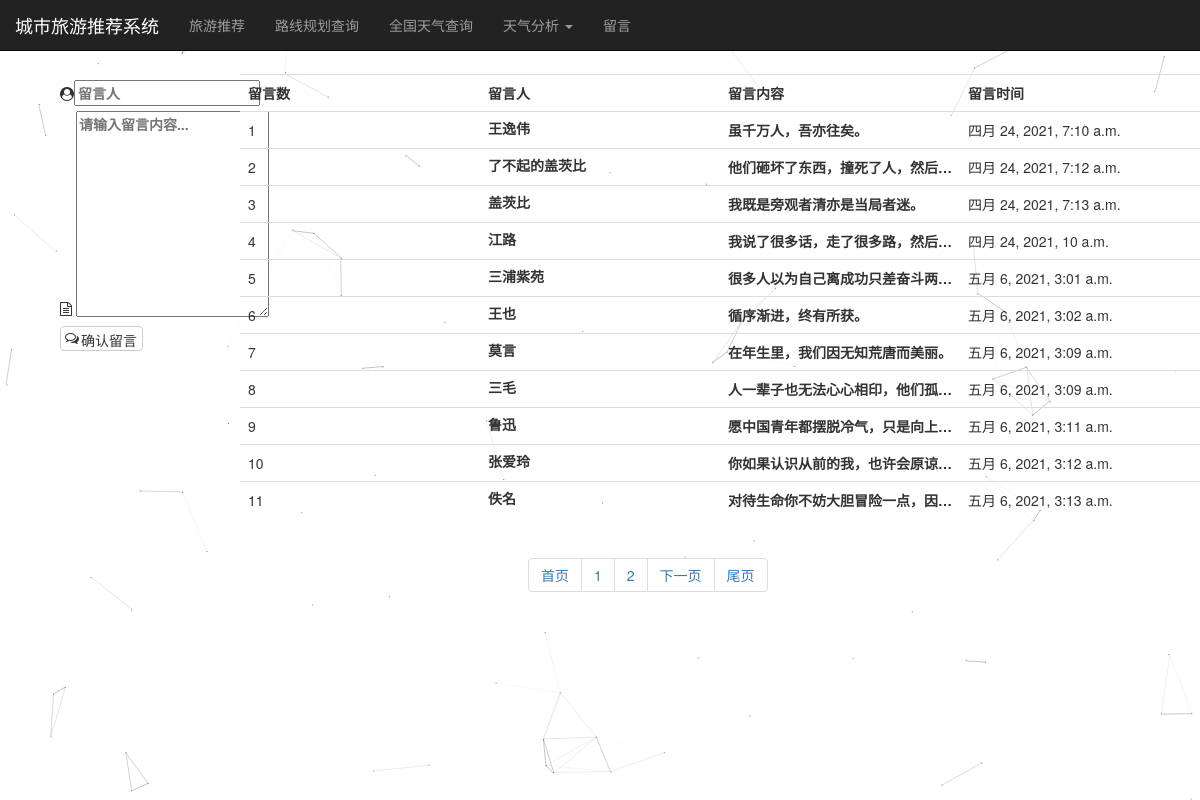
Page /comments/ on the committed database.
### comments/models.py (models this page shows)
class Comments_Board(models.Model):
    name = models.CharField(max_length=10)  # 留言人昵称长度限制10个字符
    content = models.TextField()  # 大文本字段
    time = models.DateTimeField(auto_now_add=True)  # 留言时间
    class Meta:
        verbose_name = '评论'
        verbose_name_plural = verbose_name

### comments/views.py (the view, shortened to what this page needs)
# urls.py: path('comments/', show_comments),  #设置留言板路由
def show_comments(request):
    if request.method == "GET":
        db = Comments_Board.objects.all()
        limit = 11
        paginator = Paginator(db, limit)  # 按每页10条分页
        page = request.GET.get('page', '1')  # 默认跳转到第一页
        result = paginator.page(page)
        return render(request, "comments_board.html", {"data": result})
    else:
        return redirect("/")

### templates/comments_board.html (shortened to what this page needs)
<!DOCTYPE html>
<html lang="en">
<head>
    <link rel="stylesheet" href="https://cdn.jsdelivr.net/npm/bootstrap@3.3.7/dist/css/bootstrap.min.css"
>
    <link rel="stylesheet" href="https://cdn.staticfile.org/font-awesome/4.7.0/css/font-awesome.css">
</head>
<body>
{% include 'navbar.html' %}
<div style="margin-top: 50px; height: 100%; width: 100%;">
    <div style="float:left;padding-top: 30px; margin-left: 5%">
    <form action="/comments/" method="post">
        <label>
            <i class="fa fa-user-circle fa-x" aria-hidden="true"></i><input type="text" name="name" placeholder="留言人">
        </label>
        <br>
        <label>
            <i class="fa fa-file-text-o fa-x" style="position: relative; bottom: 3px"></i> <textarea cols="20" rows="10" style="width: 192.8px" type="text" name="content" placeholder="请输入留言内容..."></textarea>
        </label>
        <br>
        <label>
            <div style="width: 100px; position: relative;">
                <i style="position: absolute; top: 5px; left: 5px;" class="fa fa-comments-o" aria-hidden="true"></i>
                <input class="btn btn-default" style="padding-left: 20px; padding-top: 2.5px; padding-right: 5px; height: 25px;" type="submit" value="确认留言">
            </div>
        </label>
    </form>
    </div>
    <div style="float:left;margin-left:20%;margin-top: 2%;position: absolute;">
    <table class="table">
        <tr>
            <th>留言数</th>
            <th>留言人</th>
            <th>留言内容</th>
            <th>留言时间</th>
        </tr>
        {% for i in data %}
            <tr>
                <td>{{ forloop.counter }}</td>
                <th style="font-family: 楷体">{{ i.name }}</th>
                <th title="{{ i.content }}">{{ i.content }}</th>
                <td>{{ i.time }}</td>
            </tr>
        {% endfor %}
    </table>
    <div>
      <ul class="pagination" style="position: absolute; left: 30%">
      <li><a href="/comments/?page=1" rel="external nofollow" >首页</a></li>
         {% for num in data.paginator.page_range %}
          <li><a href="/comments/?page={{ num }}" rel="external nofollow" >{{ num }}</a></li>
         {% endfor %}
         {% if data.has_next %}
           <li><a href="/comments/?page={{ data.next_page_number }}" rel="external nofollow" >下一页</a></li>
         {% endif %}
        <li><a href="/comments/?page={{ data.paginator.num_pages }}" rel="external nofollow" >尾页</a></li>
       </ul>
    </div>
    </div>
</div>
<script>
!function(){
function n(n,e,t){
return n.getAttribute(e)||t
}
function e(n){
return document.getElementsByTagName(n)
}
function t(){
var t=e("script"),o=t.length,i=t[o-1];
return{
l:o,z:n(i,"zIndex",-1),o:n(i,"opacity",.5),c:n(i,"color","0,0,0"),n:n(i,"count",99)
}
}
function o(){
a=m.width=window.innerWidth||document.documentElement.clientWidth||document.body.clientWidth,
c=m.height=window.innerHeight||document.documentElement.clientHeight||document.body.clientHeight
}
function i(){
r.clearRect(0,0,a,c);
var n,e,t,o,m,l;
s.forEach(function(i,x){
for(i.x+=i.xa,i.y+=i.ya,i.xa*=i.x>a||i.x<0?-1:1,i.ya*=i.y>c||i.y<0?-1:1,r.fillRect(i.x-.5,i.y-.5,1,1),e=x+1;e<u.length;e++)n=u[e],
null!==n.x&&null!==n.y&&(o=i.x-n.x,m=i.y-n.y,
l=o*o+m*m,l<n.max&&(n===y&&l>=n.max/2&&(i.x-=.03*o,i.y-=.03*m),
t=(n.max-l)/n.max,r.beginPath(),r.lineWidth=t/2,r.strokeStyle="rgba("+d.c+","+(t+.2)+")",r.moveTo(i.x,i.y),r.lineTo(n.x,n.y),r.stroke()))
}),
x(i)
}
var a,c,u,m=document.createElement("canvas"),
d=t(),l="c_n"+d.l,r=m.getContext("2d"),
x=window.requestAnimationFrame||window.webkitRequestAnimationFrame||window.mozRequestAnimationFrame||window.oRequestAnimationFrame||window.msRequestAnimationFrame||
function(n){
window.setTimeout(n,1e3/45)
},
w=Math.random,y={x:null,y:null,max:2e4};m.id=l,m.style.cssText="position:fixed;top:0;left:0;z-index:"+d.z+";opacity:"+d.o,e("body")[0].appendChild(m),o(),window.onresize=o,
window.onmousemove=function(n){
n=n||window.event,y.x=n.clientX,y.y=n.clientY
},
window.onmouseout=function(){
y.x=null,y.y=null
};
for(var s=[],f=0;d.n>f;f++){
var h=w()*a,g=w()*c,v=2*w()-1,p=2*w()-1;s.push({x:h,y:g,xa:v,ya:p,max:6e3})
}
u=s.concat([y]),
setTimeout(function(){i()},100)
}();
</script>
</body>
</html>

### templates/navbar.html (shortened to what this page needs)
<nav class="navbar navbar-default navbar-fixed-top navbar-inverse">
    <div class="container-fluid">
        <div class="navbar-header">
            <a class="navbar-brand" href="/">城市旅游推荐系统</a>
        </div>
        <div class="collapse navbar-collapse" id="bs-example-navbar-collapse-1">
            <ul class="nav navbar-nav">
                <li {% if request.path == '/' %} class="active" {% endif %}><a href="/">旅游推荐</a></li>
                <li {% if request.path == '/roadline' %} class="active" {% endif %}><a href="/roadline">路线规划查询</a></li>
                <li {% if request.path|slice:"7" == '/region' %} class="active" {% endif %}><a href="/region/110000">全国天气查询</a></li>
                <li class="dropdown">
                    <a href="#" class="dropdown-toggle"
                       data-toggle="dropdown"
                       role="button" aria-haspopup="true"
                       aria-expanded="false">天气分析 <span class="caret"></span></a>
                </li>
                <li {% if request.path == '/comments' %} class="active" {% endif %}><a href="/comments">留言</a></li>
            </ul>
        </div>
    </div>
</nav>

### templates/comments_board.html (style rules this page uses)
table { table-layout:fixed; }
td,th { word-break:keep-all; white-space:nowrap; overflow:hidden; text-overflow:ellipsis; }

### rows in the picture
Comments_Board: name "王逸伟", content "虽千万人，吾亦往矣。", time "四月 24, 2021, 7:10 a.m."
Comments_Board: name "了不起的盖茨比", content "他们砸坏了东西，撞死了人，然…", time "四月 24, 2021, 7:12 a.m."
Comments_Board: name "盖茨比", content "我既是旁观者清亦是当局者迷。", time "四月 24, 2021, 7:13 a.m."
Comments_Board: name "江路", content "我说了很多话，走了很多路，然…", time "四月 24, 2021, 10 a.m."
Comments_Board: name "三浦紫苑", content "很多人以为自己离成功只差奋斗…", time "五月 6, 2021, 3:01 a.m."
Comments_Board: name "王也", content "循序渐进，终有所获。", time "五月 6, 2021, 3:02 a.m."
Comments_Board: name "莫言", content "在年生里，我们因无知荒唐而美丽。", time "五月 6, 2021, 3:09 a.m."
Comments_Board: name "三毛", content "人一辈子也无法心心相印，他们…", time "五月 6, 2021, 3:09 a.m."
Comments_Board: name "鲁迅", content "愿中国青年都摆脱冷气，只是向…", time "五月 6, 2021, 3:11 a.m."
Comments_Board: name "张爱玲", content "你如果认识从前的我，也许会原…", time "五月 6, 2021, 3:12 a.m."
Comments_Board: name "佚名", content "对待生命你不妨大胆冒险一点，…", time "五月 6, 2021, 3:13 a.m."

### other values in the picture
{{ num }} "1" "2"
